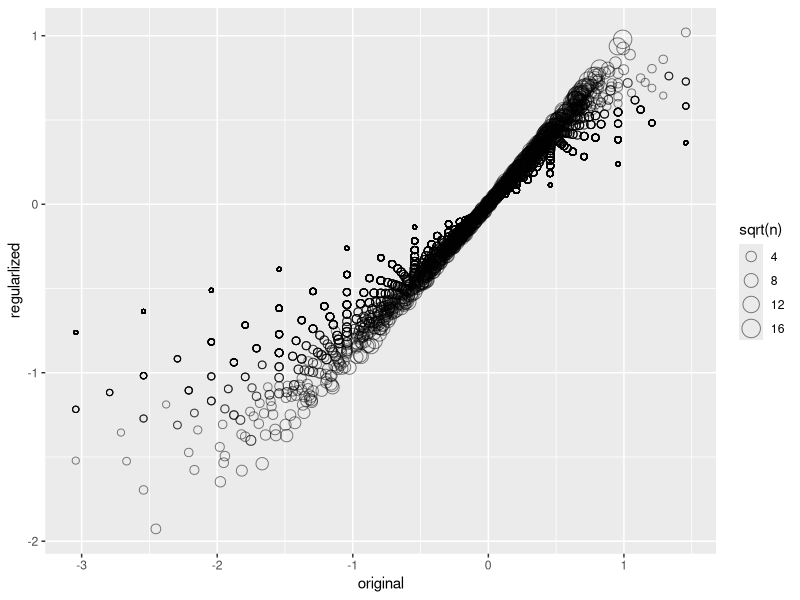
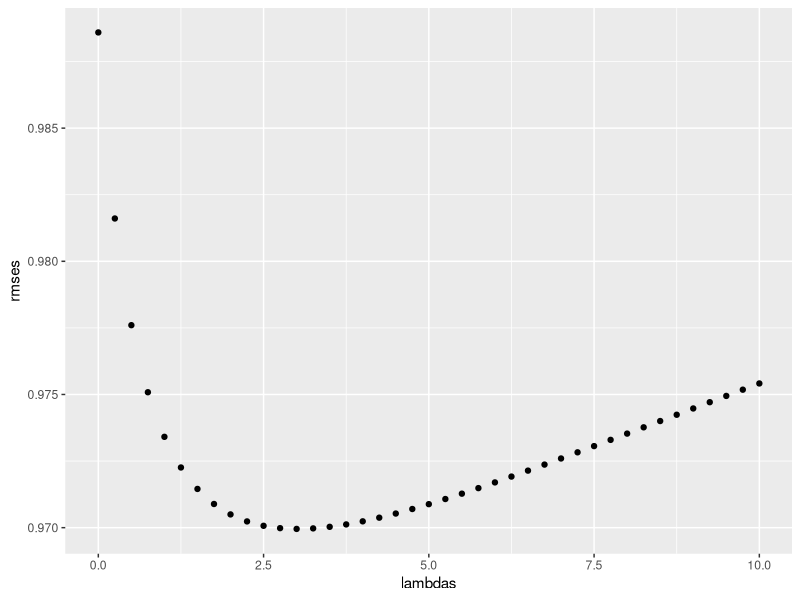
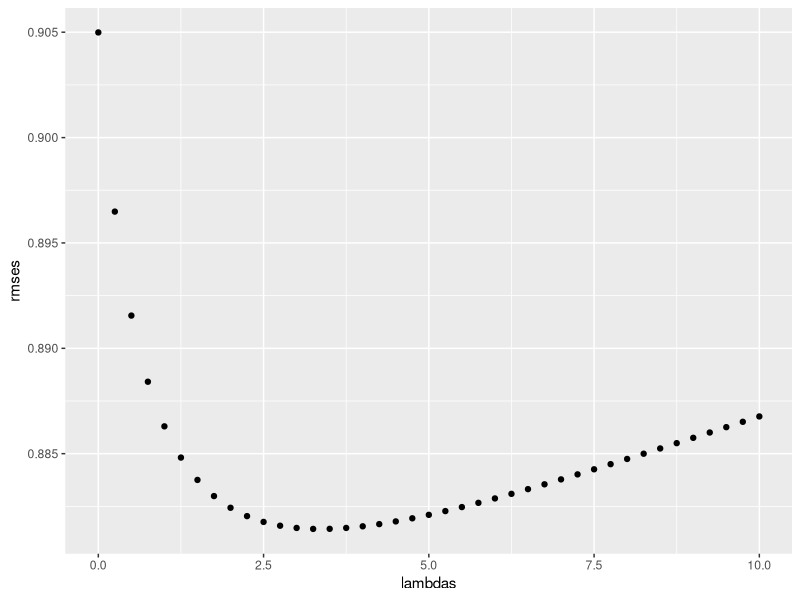

Source code (R) for these figures, in order:
# HarvardX: PH125.8x
# Data Science: Machine Learning
# R code from course videos

# Model Fitting and Recommendation Systems

## Regularization

### Regularization

library(dslabs)
library(tidyverse)
library(caret)
data("movielens")
set.seed(755)
test_index <- createDataPartition(y = movielens$rating, times = 1,
                                  p = 0.2, list = FALSE)
train_set <- movielens[-test_index,]
test_set <- movielens[test_index,]
test_set <- test_set %>% 
     semi_join(train_set, by = "movieId") %>%
     semi_join(train_set, by = "userId")
RMSE <- function(true_ratings, predicted_ratings){
     sqrt(mean((true_ratings - predicted_ratings)^2))
}
mu_hat <- mean(train_set$rating)
naive_rmse <- RMSE(test_set$rating, mu_hat)
rmse_results <- data_frame(method = "Just the average", RMSE = naive_rmse)
mu <- mean(train_set$rating) 
movie_avgs <- train_set %>% 
     group_by(movieId) %>% 
     summarize(b_i = mean(rating - mu))
predicted_ratings <- mu + test_set %>% 
     left_join(movie_avgs, by='movieId') %>%
     pull(b_i)
model_1_rmse <- RMSE(predicted_ratings, test_set$rating)
rmse_results <- bind_rows(rmse_results,
                          data_frame(method="Movie Effect Model",
                                     RMSE = model_1_rmse ))
user_avgs <- train_set %>% 
     left_join(movie_avgs, by='movieId') %>%
     group_by(userId) %>%
     summarize(b_u = mean(rating - mu - b_i))
predicted_ratings <- test_set %>% 
     left_join(movie_avgs, by='movieId') %>%
     left_join(user_avgs, by='userId') %>%
     mutate(pred = mu + b_i + b_u) %>%
     pull(pred)
model_2_rmse <- RMSE(predicted_ratings, test_set$rating)
rmse_results <- bind_rows(rmse_results,
                          data_frame(method="Movie + User Effects Model",  
                                     RMSE = model_2_rmse ))

test_set %>% 
     left_join(movie_avgs, by='movieId') %>%
     mutate(residual = rating - (mu + b_i)) %>%
     arrange(desc(abs(residual))) %>% 
     dplyr::select(title,  residual) %>% slice(1:10) %>% pull(title)

movie_titles <- movielens %>% 
     dplyr::select(movieId, title) %>%
     distinct()

# 10 best
movie_avgs %>% left_join(movie_titles, by="movieId") %>%
     arrange(desc(b_i)) %>% 
     dplyr::select(title, b_i) %>% 
     slice(1:10) %>%  
     pull(title)

# 10 worst
movie_avgs %>% left_join(movie_titles, by="movieId") %>%
     arrange(b_i) %>% 
     dplyr::select(title, b_i) %>% 
     slice(1:10) %>%  
     pull(title)

train_set %>% count(movieId) %>% 
     left_join(movie_avgs) %>%
     left_join(movie_titles, by="movieId") %>%
     arrange(desc(b_i)) %>% 
     slice(1:10) %>% 
     pull(n)

train_set %>% dplyr::count(movieId) %>% 
     left_join(movie_avgs) %>%
     left_join(movie_titles, by="movieId") %>%
     arrange(b_i) %>% 
     slice(1:10) %>% 
     pull(n)

lambda <- 3
mu <- mean(train_set$rating)
movie_reg_avgs <- train_set %>% 
     group_by(movieId) %>% 
     summarize(b_i = sum(rating - mu)/(n()+lambda), n_i = n()) 


tibble(original = movie_avgs$b_i, 
           regularlized = movie_reg_avgs$b_i, 
           n = movie_reg_avgs$n_i) %>%
     ggplot(aes(original, regularlized, size=sqrt(n))) + 
     geom_point(shape=1, alpha=0.5)

train_set %>%
     count(movieId) %>% 
     left_join(movie_reg_avgs, by="movieId") %>%
     left_join(movie_titles, by="movieId") %>%
     arrange(desc(b_i)) %>% 
     dplyr::select(title, b_i, n) %>% 
     slice(1:10) %>% 
     pull(title)

train_set %>%
     dplyr::count(movieId) %>% 
     left_join(movie_reg_avgs, by="movieId") %>%
     left_join(movie_titles, by="movieId") %>%
     arrange(b_i) %>% 
     dplyr::select(title, b_i, n) %>% 
     slice(1:10) %>% 
     pull(title)

predicted_ratings <- test_set %>% 
     left_join(movie_reg_avgs, by='movieId') %>%
     mutate(pred = mu + b_i) %>%
     pull(pred)

model_3_rmse <- RMSE(predicted_ratings, test_set$rating)
rmse_results <- bind_rows(rmse_results,
                          data_frame(method="Regularized Movie Effect Model",  
                                     RMSE = model_3_rmse ))
rmse_results %>% knitr::kable()

lambdas <- seq(0, 10, 0.25)
mu <- mean(train_set$rating)
just_the_sum <- train_set %>% 
     group_by(movieId) %>% 
     summarize(s = sum(rating - mu), n_i = n())
rmses <- sapply(lambdas, function(l){
     predicted_ratings <- test_set %>% 
          left_join(just_the_sum, by='movieId') %>% 
          mutate(b_i = s/(n_i+l)) %>%
          mutate(pred = mu + b_i) %>%
          pull(pred)
     return(RMSE(predicted_ratings, test_set$rating))
})
qplot(lambdas, rmses)  
lambdas[which.min(rmses)]

lambdas <- seq(0, 10, 0.25)
rmses <- sapply(lambdas, function(l){
     mu <- mean(train_set$rating)
     b_i <- train_set %>% 
          group_by(movieId) %>%
          summarize(b_i = sum(rating - mu)/(n()+l))
     b_u <- train_set %>% 
          left_join(b_i, by="movieId") %>%
          group_by(userId) %>%
          summarize(b_u = sum(rating - b_i - mu)/(n()+l))
     predicted_ratings <- 
          test_set %>% 
          left_join(b_i, by = "movieId") %>%
          left_join(b_u, by = "userId") %>%
          mutate(pred = mu + b_i + b_u) %>%
          pull(pred)
     return(RMSE(predicted_ratings, test_set$rating))
})

qplot(lambdas, rmses)  

lambda <- lambdas[which.min(rmses)]
lambda

rmse_results <- bind_rows(rmse_results,
                          data_frame(method="Regularized Movie + User Effect Model",  
                                     RMSE = min(rmses)))
rmse_results %>% knitr::kable()
